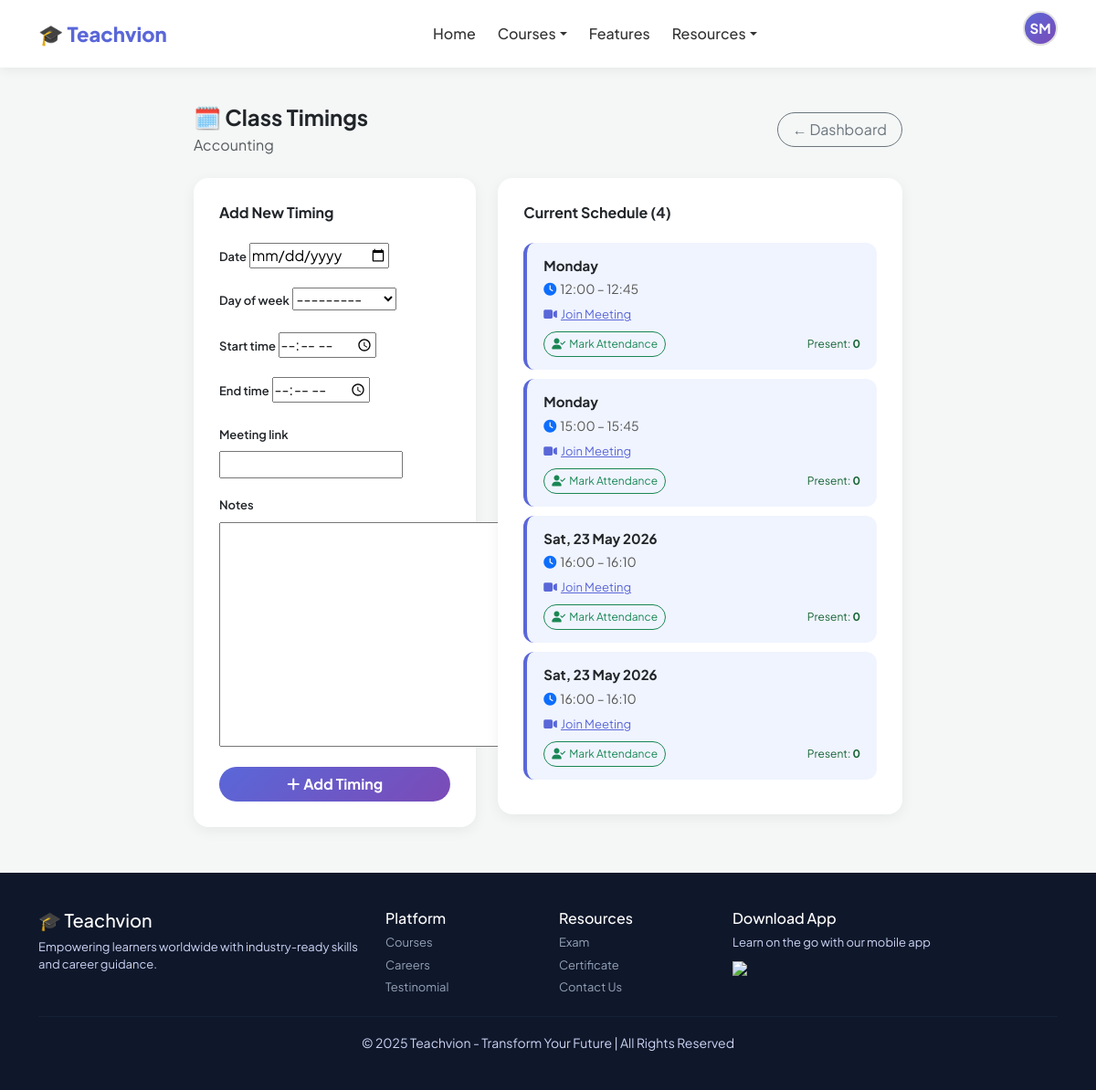
Page /trainer/course/2/timings/ (signed in) on the committed database.
### accounts/models.py (models this page shows, shortened)
class CustomUser(AbstractUser):
    ROLE_CHOICES = [
        ('student', 'Student'),
        ('trainer', 'Trainer'),
        ('admin', 'Admin'),
    ]
    email = models.EmailField(unique=True)
    role = models.CharField(max_length=10, choices=ROLE_CHOICES, default='student')
    phone = models.CharField(max_length=15, blank=True)
    profile_pic = models.ImageField(upload_to='profiles/', blank=True, null=True)
    bio = models.TextField(blank=True)
    created_at = models.DateTimeField(auto_now_add=True)
    USERNAME_FIELD = 'email'
    REQUIRED_FIELDS = ['username', 'first_name', 'last_name']
    def get_dashboard_url(self):
        urls = {
            'student': '/dashboard/student/',
            'trainer': '/dashboard/trainer/',
            'admin':   '/dashboard/admin/',
        }
        return urls.get(self.role, '/')

### courses/models.py (models this page shows, shortened)
class Course(models.Model):
    CATEGORY_CHOICES = [
        ('web', 'Web Development'),
        ('java', 'Java Full Stack'),
        ('python', 'Python Full Stack'),
        ('data', 'Data Analytics'),
        ('ai', 'AI/ML'),
        ('accounting', 'Accounting & Finance'),
        ('business', 'Business Management'),
        ('diet', 'Diet & Nutrition'),
        ('computer_science', 'Computer Science'),
    ]
    trainer = models.ForeignKey(
        settings.AUTH_USER_MODEL,
        on_delete=models.SET_NULL,
        null=True, blank=True,
        related_name='courses_taught',
        limit_choices_to={'role': 'trainer'}
    )
    title = models.CharField(max_length=200)
    description = models.TextField()
    category = models.CharField(max_length=20, choices=CATEGORY_CHOICES)
    price = models.DecimalField(max_digits=10, decimal_places=2)
    thumbnail = models.ImageField(upload_to='course_thumbnails/', blank=True, null=True)
    badge = models.CharField(max_length=50, blank=True)
    is_active = models.BooleanField(default=True)
    created_at = models.DateTimeField(auto_now_add=True)
    updated_at = models.DateTimeField(auto_now=True)

class ClassTiming(models.Model):
    DAY_CHOICES = [
        ('mon', 'Monday'), ('tue', 'Tuesday'), ('wed', 'Wednesday'),
        ('thu', 'Thursday'), ('fri', 'Friday'), ('sat', 'Saturday'), ('sun', 'Sunday'),
    ]
    trainer = models.ForeignKey(
        settings.AUTH_USER_MODEL, on_delete=models.CASCADE,
        related_name='class_timings', limit_choices_to={'role': 'trainer'}
    )
    course = models.ForeignKey(Course, on_delete=models.CASCADE, related_name='class_timings')
    date = models.DateField(blank=True, null=True)
    day_of_week = models.CharField(max_length=3, choices=DAY_CHOICES, blank=True)
    start_time = models.TimeField()
    end_time = models.TimeField()
    meeting_link = models.URLField(blank=True)
    notes = models.TextField(blank=True)
    @property
    def display_date(self):
        if self.date:
            return self.date.strftime('%a, %d %b %Y')
        return self.get_day_of_week_display()
    @property
    def attendance_present_count(self):
        return self.attendances.filter(attended=True).count()

### courses/views.py (the view, shortened to what this page needs)
# urls.py: path('trainer/course/<int:course_id>/timings/', views.class_timings_view, name='class_timings'),
@login_required
def class_timings_view(request, course_id):
    if request.user.role != 'trainer':
        return redirect('index')
    course = get_object_or_404(Course, id=course_id, trainer=request.user)
    form   = ClassTimingForm(request.POST or None)
    timings = ClassTiming.objects.filter(course=course, trainer=request.user)
    return render(request, 'class_timings.html', {
        'form': form, 'course': course, 'timings': timings
    })

### courses/forms.py
class ClassTimingForm(forms.ModelForm):
    class Meta:
        model   = ClassTiming
        fields  = ['date', 'day_of_week', 'start_time', 'end_time', 'meeting_link', 'notes']
        widgets = {
            'date':       forms.DateInput(attrs={'type': 'date'}),
            'start_time': forms.TimeInput(attrs={'type': 'time'}),
            'end_time':   forms.TimeInput(attrs={'type': 'time'}),
        }

### courses/templates/class_timings.html (shortened to what this page needs)
{% extends 'base.html' %}
{% block content %}
<div class="container" style="max-width:800px; margin-top:40px;">
  <div class="d-flex justify-content-between align-items-center mb-4 flex-wrap gap-2">
    <div>
      <h4 class="fw-bold mb-1">🗓️ Class Timings</h4>
      <p class="text-muted mb-0">{{ course.title }}</p>
    </div>
    <a href="{% url 'trainer_dashboard' %}" class="btn btn-outline-secondary rounded-pill px-3">← Dashboard</a>
  </div>
  <div class="row g-4">
    <div class="col-md-5">
      <div style="background:white; border-radius:16px; padding:28px; box-shadow:0 4px 15px rgba(0,0,0,.06);">
        <h6 class="fw-bold mb-4">Add New Timing</h6>
        <form method="post">
          {% for field in form %}
          <div class="mb-3">
            <label class="form-label fw-semibold" style="font-size:13px;">{{ field.label }}</label>
            {{ field }}
          </div>
          {% endfor %}
          <button type="submit" class="btn w-100 rounded-pill fw-bold" style="background:linear-gradient(135deg,#5a67d8,#7b4bb7);color:white;">
            <i class="fas fa-plus me-1"></i>Add Timing
          </button>
        </form>
      </div>
    </div>
    <div class="col-md-7">
      <div style="background:white; border-radius:16px; padding:28px; box-shadow:0 4px 15px rgba(0,0,0,.06);">
        <h6 class="fw-bold mb-4">Current Schedule ({{ timings|length }})</h6>
        {% if timings %}
          {% for t in timings %}
          <div style="background:#f0f4ff; border-radius:12px; padding:14px 18px; margin-bottom:10px; border-left:4px solid #5a67d8;">
            <div class="fw-bold" style="font-size:15px;">{{ t.display_date }}</div>
            <div style="font-size:14px; color:#555; margin:4px 0;">
              <i class="fas fa-clock me-1 text-primary"></i>{{ t.start_time|time:"H:i" }} – {{ t.end_time|time:"H:i" }}
            </div>
            {% if t.meeting_link %}
            <a href="{{ t.meeting_link }}" target="_blank" style="font-size:13px; color:#5a67d8;">
              <i class="fas fa-video me-1"></i>Join Meeting
            </a>
            {% endif %}
            <div class="d-flex align-items-center justify-content-between flex-wrap gap-2 mt-2">
              <a href="{% url 'class_attendance' course.id t.id %}" class="btn btn-sm btn-outline-success rounded-pill" style="font-size:12px;">
                <i class="fas fa-user-check me-1"></i>Mark Attendance
              </a>
              <span style="font-size:12px;color:#166534;">
                Present: <strong>{{ t.attendance_present_count }}</strong>
              </span>
            </div>
          </div>
          {% endfor %}
        {% else %}
          <div class="text-center text-muted py-4">
            <i class="fas fa-calendar-xmark fa-2x mb-2"></i><br>No timings added yet.
          </div>
        {% endif %}
      </div>
    </div>
  </div>
</div>
{% endblock %}

### courses/templates/base.html (shortened to what this page needs)
{% load static %}
<!DOCTYPE html>
<html lang="en">
<head>
  <link rel="stylesheet" href="{% static 'css/style.css' %}">
  <link href="https://cdn.jsdelivr.net/npm/bootstrap@5.3.0/dist/css/bootstrap.min.css" rel="stylesheet">
  <link rel="stylesheet" href="https://cdnjs.cloudflare.com/ajax/libs/font-awesome/6.4.0/css/all.min.css">
</head>
<body>
<nav class="navbar navbar-expand-lg">
  <div class="container">
    <a class="logo" href="{% url 'index' %}">🎓 Teachvion</a>
    <div class="collapse navbar-collapse justify-content-center" id="navbarMain">
      <ul class="navbar-nav">
        <li class="nav-item"><a class="nav-link" href="{% url 'index' %}">Home</a></li>
        <li class="nav-item dropdown">
          <a class="nav-link dropdown-toggle" href="#" data-bs-toggle="dropdown">Courses</a>
        </li>
        <li class="nav-item"><a class="nav-link" href="#Features">Features</a></li>
        <li class="nav-item dropdown">
          <a class="nav-link dropdown-toggle" href="#" data-bs-toggle="dropdown">Resources</a>
        </li>
      </ul>
    </div>
    <div class="d-flex align-items-center gap-2">
      {% if user.is_authenticated %}
        <div class="dropdown profile-dropdown">
          <div class="profile-avatar dropdown-toggle" data-bs-toggle="dropdown">
            {% if user.profile_pic %}
              <img src="{{ user.profile_pic.url }}" alt="Profile">
            {% else %}
              {{ user.first_name|first|upper }}{{ user.last_name|first|upper }}
            {% endif %}
          </div>
        </div>
      {% else %}
        <a href="{% url 'login' %}" class="btn btn-login">Log in</a>
        <a href="{% url 'register' %}" class="btn btn-signup">Sign up</a>
      {% endif %}
    </div>
  </div>
</nav>
{% block content %}{% endblock %}
<footer class="footer">
  <div class="container">
    <div class="row">
      <div class="col-md-4">
        <h5>🎓 Teachvion</h5>
        <p>Empowering learners worldwide with industry-ready skills and career guidance.</p>
      </div>
      <div class="col-md-2">
        <h6>Platform</h6>
        <p><a href="{% url 'index' %}#courses">Courses</a></p>
        <p><a href="{% url 'index' %}#jobs">Careers</a></p>
        <p><a href="{% url 'index' %}#testinomial">Testinomial</a></p>
      </div>
      <div class="col-md-2">
        <h6>Resources</h6>
        <p><a href="{% url 'exam' %}">Exam</a></p>
        <p><a href="{% url 'certificate' %}">Certificate</a></p>
        <p><a href="#contact">Contact Us</a></p>
      </div>
      <div class="col-md-4">
        <h6>Download App</h6>
        <p>Learn on the go with our mobile app</p>
        <img src="https://upload.wikimedia.org/wikipedia/commons/7/78/Google_Play_Store_badge_EN.svg" width="130">
      </div>
    </div>
    <hr>
    <div class="text-center">
      <small>© 2025 Teachvion - Transform Your Future | All Rights Reserved</small>
    </div>
  </div>
</footer>
</body>
</html>

### static/css/style.css (style rules this page uses)
:root { --primary: #5a67d8; --primary-dark: #4c56c0; --accent: #7b4bb7; --success: #2d6a4f; --bg: #f4f7f6; --text: #1a1a2e; }
* { font-family: 'Plus Jakarta Sans', 'Segoe UI', sans-serif; box-sizing: border-box; }
body { background: var(--bg); margin: 0; color: var(--text); }
.navbar { background: white; padding: 12px 0; box-shadow: 0 2px 12px rgba(0, 0, 0, 0.07); position: sticky; top: 0; z-index: 1000; }
.logo { font-size: 22px; font-weight: 800; color: var(--primary); text-decoration: none; }
.nav-link { color: #333 !important; font-weight: 500; margin: 0 4px; transition: color 0.2s; }
.footer { background: #0f172a; color: #cbd5f5; padding: 40px 0; margin-top: 50px; }
.footer h5, .footer h6 { color: white; }
.footer p { font-size: 13px; margin: 5px 0; }
.footer a { color: #94a3b8; text-decoration: none; font-size: 13px; }
.footer hr { border-color: #334155; }
.profile-avatar { width: 38px; height: 38px; border-radius: 50%; background: linear-gradient(135deg, var(--primary), var(--accent)); color: white; font-weight: 700; font-size: 15px; display: flex; align-items: center; justify-content: center; cursor: pointer; border: 2px solid #e0e0e0; }
body { background: url('https://images.unsplash.com/photo-1600585154731-9d8e469e2b01?ixlib=rb-4.0.3&auto=format&fit=crop&w=1350&q=80') no-repeat center center fixed; background-size: cover; }
body { background: #f4f7f6; }
.profile-avatar { width: 90px; height: 90px; border-radius: 50%; background: linear-gradient(135deg,#1a5f7a,#2d6a4f); color: white; font-size: 32px; font-weight: 800; display: flex; align-items: center; justify-content: center; margin: 0 auto 12px; position: relative; }
body { background: #f4f7fc; }

### courses/templates/base.html (style rules this page uses)
:root { --primary: #5a67d8; --primary-dark: #4c56c0; --accent: #7b4bb7; --success: #2d6a4f; --bg: #f4f7f6; }
* { font-family: 'Plus Jakarta Sans', sans-serif; }
body { background: var(--bg); margin: 0; }
.navbar { background: white; padding: 12px 0; box-shadow: 0 2px 12px rgba(0,0,0,0.07); position: sticky; top: 0; z-index: 1000; }
.logo { font-size: 22px; font-weight: 800; color: var(--primary); text-decoration: none; }
.nav-link { color: #333 !important; font-weight: 500; margin: 0 4px; }
.profile-dropdown .dropdown-toggle::after { display: none; }
.profile-avatar { width: 38px; height: 38px; border-radius: 50%; background: linear-gradient(135deg, var(--primary), var(--accent)); color: white; font-weight: 700; font-size: 15px; display: flex; align-items: center; justify-content: center; cursor: pointer; border: 2px solid #e0e0e0; }
.footer { background: #0f172a; color: #cbd5f5; padding: 40px 0; margin-top: 50px; }
.footer h5, .footer h6 { color: white; }
.footer p, .footer a { font-size: 13px; margin: 5px 0; }
.footer a { color: #94a3b8; text-decoration: none; }
.footer hr { border-color: #334155; }

### rows in the picture
CustomUser: first_name|first "S", last_name|first "M"
Course: title "Accounting"
ClassTiming: display_date "Monday", start_time "12:00", end_time "12:45", attendance_present_count "0"
ClassTiming: display_date "Monday", start_time "15:00", end_time "15:45", attendance_present_count "0"
ClassTiming: display_date "Sat, 23 May 2026", start_time "16:00", end_time "16:10", attendance_present_count "0"
ClassTiming: display_date "Sat, 23 May 2026", start_time "16:00", end_time "16:10", attendance_present_count "0"

### other values in the picture
{{ field.label }} "Date" "Day of week" "Start time" "End time" "Meeting link" "Notes"
{{ timings|length }} "4"
